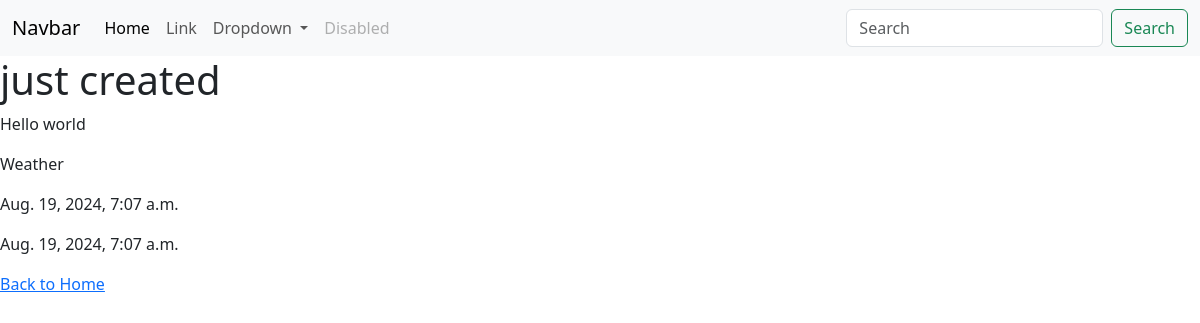
Page /post_detail/2/ on the committed database.
### blog/models.py (models this page shows, shortened)
class Post(models.Model):
    title = models.CharField(max_length=100)
    content = models.TextField()
    category = models.ForeignKey(Category, on_delete=models.CASCADE)
    created_at = models.DateTimeField(auto_now_add=True)
    updated_at = models.DateTimeField(auto_now=True)

class Category(models.Model):
    name = models.CharField(max_length=100)
    def __str__(self):
        return self.name

### blog/views.py (the view)
class PostDetailView(DetailView):
    model = Post
    template_name = 'post_detail.html'

### templates/post_detail.html (shortened to what this page needs)
{% extends 'base.html' %}
{% block content %}
	<h1>{{ object.title }}</h1>
    <p>{{ object.content }}</p>
    <p>{{ object.category }}</p>
    <p>{{ object.created_at }}</p>
    <p>{{ object.updated_at }}</p>
    <a href="{% url 'home' %}">
        Back to Home
    </a>
{% endblock %}

### rows in the picture
Post: title "just created", content "Hello world", category "Weather", created_at "Aug. 19, 2024, 7:07 a.m.", updated_at "Aug. 19, 2024, 7:07 a.m."
